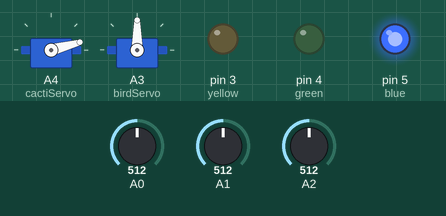
The sketch below on a simulated Arduino Uno, built with avr-gcc and run on an emulated ATmega328P. On the bench: 2 × servo, output pins drawn as LEDs (lit = HIGH). The inputs (shaded band) are chosen by the test bench; at power-on: A0 = 512, A1 = 512, A2 = 512.

Above: at 1.2 s.
1.3 s: A0 set to 542
2.8 s: A0 set to 569
At 3.31 s:
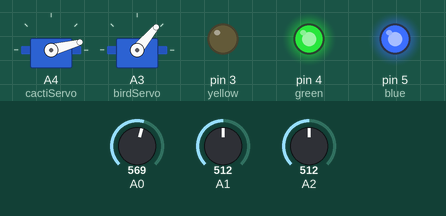
5.8 s: A1 set to 550
8.8 s: A1 set to 577
At 10.2 s:
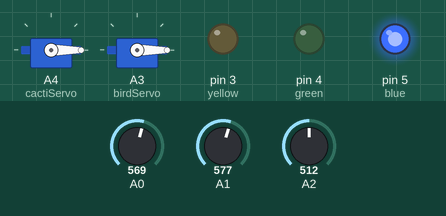
Timing chart, 0 to 11.3 s (numbered marks = the images above; inputs shaded):
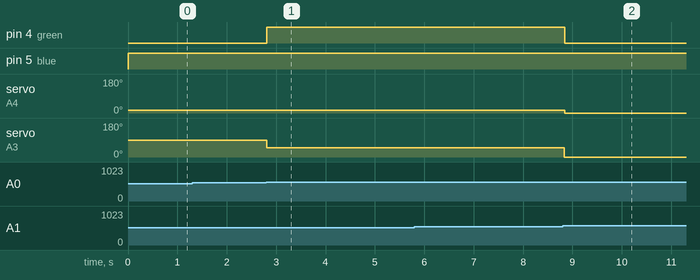

The sketch:

Dino3.ino
```cpp
#include <Servo.h>

int cacti; // goes with pin 3, yellow
int birds; // goes with pin 4, green
int cacti2; //goes with pin 5, blue
const int yellow = 3;
const int green = 4;
const int blue = 5;

Servo cactiServo;
Servo birdServo;


void setup() {
  pinMode(A0, INPUT);
  pinMode(A1, INPUT);
  pinMode(A2, INPUT);
  pinMode(3, OUTPUT);
  pinMode(4, OUTPUT);
  pinMode(5, OUTPUT);
  Serial.begin(9600);
  cactiServo.attach(A4);
  birdServo.attach(A3);

}

void loop() {

  cacti = analogRead(A0);
  birds = analogRead(A1);
  cacti2 = analogRead(A2);

  if (cacti < 560) {
    if (cacti < 560 and cacti2 < 560) {
      cactiServo.write(15);
      digitalWrite(blue, HIGH);
      delay(100);    // at some point this will be able to detect different kind of cacti clusters and jump accordingly
    } else {
      digitalWrite(yellow, HIGH);
      cactiServo.write(15);
      delay(100);
      cactiServo.write(0);
    }
  } else if (birds < 560) {
    digitalWrite(green, HIGH);
    birdServo.write(50);
    delay(100);
    birdServo.write(0);

  } else {
    cactiServo.write(0);
    birdServo.write(0);
    digitalWrite(3, LOW);
    digitalWrite(4, LOW);

  }

}
```

Measured:
- the behaviour switches between 559 and 560 on A0 (found by bisection; images 0 and 1)
- the behaviour switches between 559 and 560 on A1 (found by bisection; images 1 and 2)
- after the input at 1.3 s, every drawn part: stays the same
- after the input at 2.8 s, pin 4 (green): LOW → HIGH at once; servo on A3 (birdServo): 90° → 50° at once
- after the input at 8.8 s, pin 4 (green): HIGH → LOW at once; servo on A4 (cactiServo): 15° → 0° at once; servo on A3 (birdServo): 50° → 0° at once
